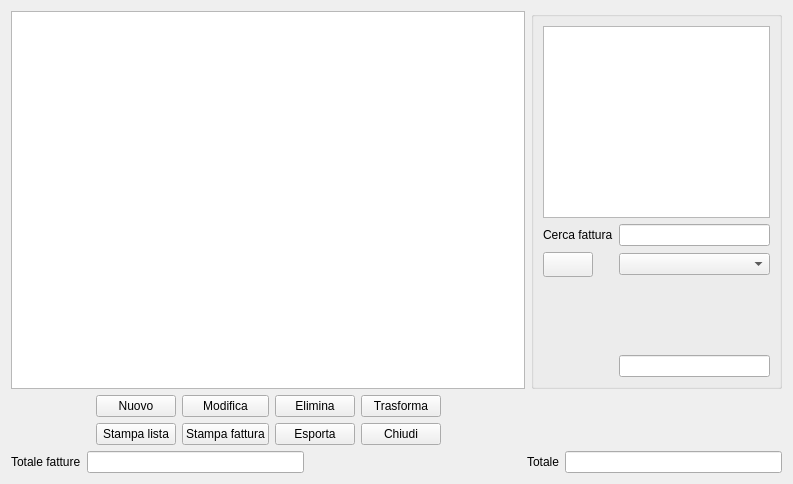
<?xml version="1.0" encoding="UTF-8"?>
<ui version="4.0">
 <class>fattura</class>
 <widget class="QWidget" name="fattura">
  <property name="geometry">
   <rect>
    <x>0</x>
    <y>0</y>
    <width>793</width>
    <height>484</height>
   </rect>
  </property>
  <property name="windowTitle">
   <string>Fattura</string>
  </property>
  <property name="windowIcon">
   <iconset>
    <normaloff>:/images/logo.png</normaloff>:/images/logo.png</iconset>
  </property>
  <layout class="QGridLayout" name="gridLayout_7">
   <item row="1" column="0">
    <layout class="QGridLayout" name="gridLayout">
     <item row="0" column="3">
      <widget class="QPushButton" name="elimina">
       <property name="text">
        <string>Elimina</string>
       </property>
       <property name="icon">
        <iconset resource="../fabaria.qrc">
         <normaloff>:/images/edit-delete.png</normaloff>:/images/edit-delete.png</iconset>
       </property>
       <property name="iconSize">
        <size>
         <width>16</width>
         <height>16</height>
        </size>
       </property>
       <property name="checkable">
        <bool>false</bool>
       </property>
      </widget>
     </item>
     <item row="0" column="1">
      <widget class="QPushButton" name="Aggiungi">
       <property name="text">
        <string>Nuovo</string>
       </property>
       <property name="icon">
        <iconset resource="../fabaria.qrc">
         <normaloff>:/images/dialog-ok-apply.png</normaloff>:/images/dialog-ok-apply.png</iconset>
       </property>
       <property name="iconSize">
        <size>
         <width>16</width>
         <height>16</height>
        </size>
       </property>
      </widget>
     </item>
     <item row="0" column="2">
      <widget class="QPushButton" name="modifica">
       <property name="text">
        <string>Modifica</string>
       </property>
       <property name="icon">
        <iconset resource="../fabaria.qrc">
         <normaloff>:/images/document-edit.png</normaloff>:/images/document-edit.png</iconset>
       </property>
      </widget>
     </item>
     <item row="0" column="9">
      <spacer name="horizontalSpacer">
       <property name="orientation">
        <enum>Qt::Horizontal</enum>
       </property>
       <property name="sizeHint" stdset="0">
        <size>
         <width>40</width>
         <height>20</height>
        </size>
       </property>
      </spacer>
     </item>
     <item row="0" column="0">
      <spacer name="horizontalSpacer_2">
       <property name="orientation">
        <enum>Qt::Horizontal</enum>
       </property>
       <property name="sizeHint" stdset="0">
        <size>
         <width>40</width>
         <height>20</height>
        </size>
       </property>
      </spacer>
     </item>
     <item row="0" column="4">
      <widget class="QPushButton" name="trasform">
       <property name="toolTip">
        <string>&lt;html&gt;&lt;head/&gt;&lt;body&gt;&lt;p&gt;Trasforma fattura proforma in fattura....&lt;/p&gt;&lt;/body&gt;&lt;/html&gt;</string>
       </property>
       <property name="text">
        <string>Trasforma</string>
       </property>
       <property name="icon">
        <iconset resource="../fabaria.qrc">
         <normaloff>:/images/split.png</normaloff>:/images/split.png</iconset>
       </property>
      </widget>
     </item>
     <item row="1" column="1">
      <widget class="QPushButton" name="stampa">
       <property name="toolTip">
        <string>Stampa lista fatture</string>
       </property>
       <property name="text">
        <string>Stampa lista</string>
       </property>
       <property name="icon">
        <iconset resource="../fabaria.qrc">
         <normaloff>:/images/document-print.png</normaloff>:/images/document-print.png</iconset>
       </property>
       <property name="iconSize">
        <size>
         <width>16</width>
         <height>16</height>
        </size>
       </property>
      </widget>
     </item>
     <item row="1" column="2">
      <widget class="QPushButton" name="p_fatt_s">
       <property name="toolTip">
        <string>Stampa fattura singola</string>
       </property>
       <property name="text">
        <string>Stampa fattura</string>
       </property>
       <property name="icon">
        <iconset resource="../fabaria.qrc">
         <normaloff>:/images/document-print.png</normaloff>:/images/document-print.png</iconset>
       </property>
      </widget>
     </item>
     <item row="1" column="3">
      <widget class="QPushButton" name="pushButton">
       <property name="text">
        <string>Esporta</string>
       </property>
       <property name="icon">
        <iconset resource="../fabaria.qrc">
         <normaloff>:/images/transform.png</normaloff>:/images/transform.png</iconset>
       </property>
      </widget>
     </item>
     <item row="1" column="4">
      <widget class="QPushButton" name="esci">
       <property name="text">
        <string>Chiudi</string>
       </property>
       <property name="icon">
        <iconset resource="../../backup_restore_db/images.qrc">
         <normaloff>:/images/dialog-close.png</normaloff>:/images/dialog-close.png</iconset>
       </property>
       <property name="iconSize">
        <size>
         <width>16</width>
         <height>16</height>
        </size>
       </property>
      </widget>
     </item>
    </layout>
   </item>
   <item row="0" column="0">
    <widget class="QTableView" name="tab_view">
     <attribute name="verticalHeaderDefaultSectionSize">
      <number>15</number>
     </attribute>
    </widget>
   </item>
   <item row="0" column="1">
    <widget class="QGroupBox" name="groupBox_5">
     <property name="minimumSize">
      <size>
       <width>251</width>
       <height>0</height>
      </size>
     </property>
     <property name="maximumSize">
      <size>
       <width>251</width>
       <height>16777215</height>
      </size>
     </property>
     <property name="sizeIncrement">
      <size>
       <width>251</width>
       <height>0</height>
      </size>
     </property>
     <property name="baseSize">
      <size>
       <width>251</width>
       <height>0</height>
      </size>
     </property>
     <property name="title">
      <string/>
     </property>
     <layout class="QGridLayout" name="gridLayout_6">
      <item row="2" column="0">
       <widget class="QPushButton" name="find_cer">
        <property name="minimumSize">
         <size>
          <width>50</width>
          <height>25</height>
         </size>
        </property>
        <property name="maximumSize">
         <size>
          <width>50</width>
          <height>25</height>
         </size>
        </property>
        <property name="sizeIncrement">
         <size>
          <width>50</width>
          <height>25</height>
         </size>
        </property>
        <property name="baseSize">
         <size>
          <width>50</width>
          <height>25</height>
         </size>
        </property>
        <property name="text">
         <string/>
        </property>
        <property name="icon">
         <iconset resource="../fabaria.qrc">
          <normaloff>:/images/edit-find.png</normaloff>:/images/edit-find.png</iconset>
        </property>
       </widget>
      </item>
      <item row="3" column="0">
       <spacer name="verticalSpacer_2">
        <property name="orientation">
         <enum>Qt::Vertical</enum>
        </property>
        <property name="sizeHint" stdset="0">
         <size>
          <width>20</width>
          <height>40</height>
         </size>
        </property>
       </spacer>
      </item>
      <item row="0" column="0" colspan="2">
       <widget class="QTextEdit" name="textEdit"/>
      </item>
      <item row="1" column="0">
       <widget class="QLabel" name="label_3">
        <property name="text">
         <string>Cerca fattura</string>
        </property>
       </widget>
      </item>
      <item row="2" column="1">
       <widget class="QComboBox" name="cerca_txt">
        <property name="editable">
         <bool>false</bool>
        </property>
       </widget>
      </item>
      <item row="5" column="1">
       <widget class="QLineEdit" name="id"/>
      </item>
      <item row="1" column="1">
       <widget class="QLineEdit" name="cerca1"/>
      </item>
     </layout>
    </widget>
   </item>
   <item row="2" column="0" colspan="2">
    <layout class="QGridLayout" name="gridLayout_3">
     <item row="0" column="0">
      <widget class="QLabel" name="label">
       <property name="text">
        <string>Totale fatture</string>
       </property>
      </widget>
     </item>
     <item row="0" column="1">
      <widget class="QLineEdit" name="tot_fatt">
       <property name="readOnly">
        <bool>true</bool>
       </property>
      </widget>
     </item>
     <item row="0" column="2">
      <spacer name="horizontalSpacer_6">
       <property name="orientation">
        <enum>Qt::Horizontal</enum>
       </property>
       <property name="sizeHint" stdset="0">
        <size>
         <width>169</width>
         <height>20</height>
        </size>
       </property>
      </spacer>
     </item>
     <item row="0" column="3">
      <widget class="QLabel" name="label_2">
       <property name="text">
        <string>Totale</string>
       </property>
      </widget>
     </item>
     <item row="0" column="4">
      <widget class="QLineEdit" name="tot_eur">
       <property name="readOnly">
        <bool>true</bool>
       </property>
      </widget>
     </item>
    </layout>
   </item>
  </layout>
 </widget>
 <tabstops>
  <tabstop>Aggiungi</tabstop>
  <tabstop>modifica</tabstop>
  <tabstop>elimina</tabstop>
  <tabstop>trasform</tabstop>
  <tabstop>cerca1</tabstop>
  <tabstop>find_cer</tabstop>
  <tabstop>cerca_txt</tabstop>
  <tabstop>textEdit</tabstop>
  <tabstop>tab_view</tabstop>
  <tabstop>id</tabstop>
  <tabstop>tot_fatt</tabstop>
  <tabstop>tot_eur</tabstop>
 </tabstops>
 <resources>
  <include location="../../backup_restore_db/images.qrc"/>
  <include location="../fabaria.qrc"/>
 </resources>
 <connections/>
</ui>
